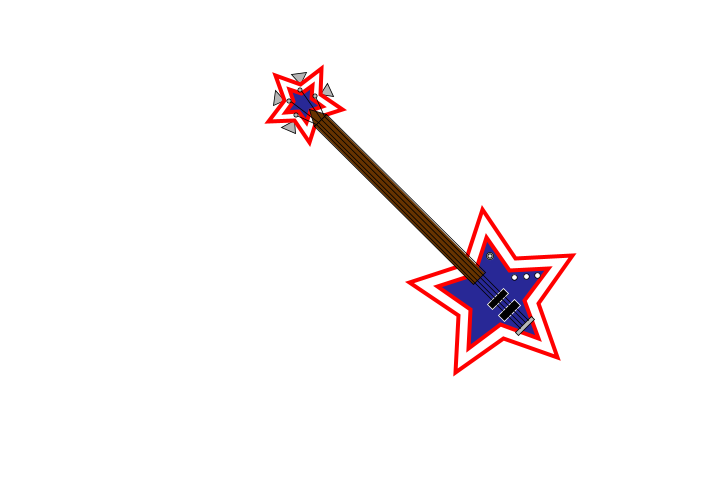
Frame 1 (no input)
Frame 60 (the mouse pressed at the canvas centre just before this capture): identical to frame 1, image omitted
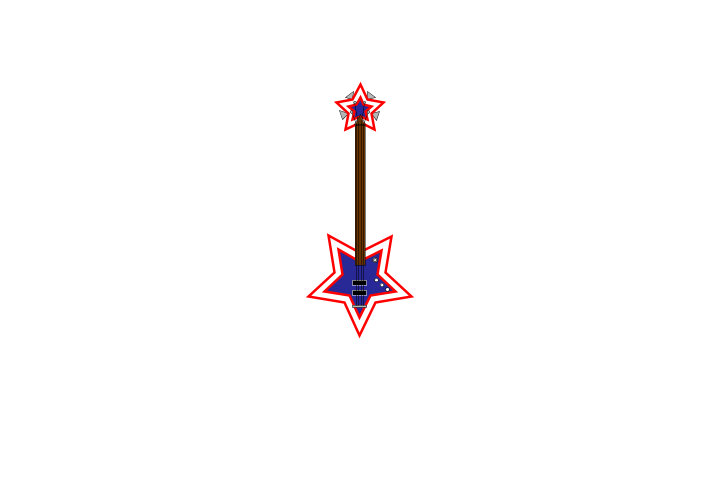
Frame 120 (the mouse held since frame 60 and released just before this capture)

The Processing sketch that drew these frames (run headless with seeded random() and noise(); from frame 60 on, the mouse is pressed at the canvas centre):

// Processing sketch: processing_160302
// ── processing_160302.pde

float rot = 0.0;
float sca = 0.0;

void setup() {
  size(720, 480);
}

void draw()
{
  background(255);
  rot = map(mouseX, 0, width, -PI/4, PI/4);
  sca = map(mouseY, height, 0, 0.5, 2);
  drawBass(rot, sca);
}

void drawBass(float rotation, float scaleY)

{

  translate(360, 160);
  scale(0.4);
 rotate(rotation);

  scale(scaleY);

  //tuning keys
  pushMatrix();
  translate(0, -100);
  stroke(0);
  fill(182);
  triangle(14, -20, 15, -36, 30, -25);
  triangle(23, 7, 39, 3, 33, 21);
  triangle(-23, 7, -40, 2, -34, 20);
  triangle(-14, -20, -13, -36, -28, -25);
  popMatrix();

  pushMatrix();
  translate(0, -100);
  //headstock star outer
  fill(255);
  stroke(255, 0, 0);
  strokeWeight(5);
  beginShape();
  vertex(0, -50);
  vertex(14, -20);
  vertex(47, -15);
  vertex(23, 7);
  vertex(29, 40);
  vertex(0, 25);
  vertex(-29, 40);
  vertex(-23, 7);
  vertex(-47, -15);
  vertex(-14, -20);
  endShape(CLOSE);

  //headstock star inner
  stroke(255, 0, 0);
  strokeWeight(5);
  beginShape();
  fill(40, 40, 150);
  vertex(0*0.5, -50*0.5);
  vertex(14*0.5, -20*0.5);
  vertex(47*0.5, -15*0.5);
  vertex(23*0.5, 7*0.5);
  vertex(29*0.5, 40*0.5);
  vertex(0*0.5, 25*0.5);
  vertex(-29*0.5, 40*0.5);
  vertex(-23*0.5, 7*0.5);
  vertex(-47*0.5, -15*0.5);
  vertex(-14*0.5, -20*0.5);
  endShape(CLOSE);
  popMatrix();
  //body star outer
  fill(255);
  pushMatrix();
  rotate(PI);
  translate(0, -240);
  stroke(255, 0, 0);
  strokeWeight(5);
  beginShape();
  vertex(0*2.2, -50*2.2);
  vertex(14*2.2, -20*2.2);
  vertex(47*2.2, -15*2.2);
  vertex(23*2.2, 7*2.2);
  vertex(29*2.2, 40*2.2);
  vertex(0*2.2, 25*2.2);
  vertex(-29*2.2, 40*2.2);
  vertex(-23*2.2, 7*2.2);
  vertex(-47*2.2, -15*2.2);
  vertex(-14*2.2, -20*2.2);
  endShape(CLOSE);
  //body star inner
  fill(40, 40, 150);
  beginShape();
  vertex(0*1.5, -50*1.5);
  vertex(14*1.5, -20*1.5);
  vertex(47*1.5, -15*1.5);
  vertex(23*1.5, 7*1.5);
  vertex(29*1.5, 40*1.5);
  vertex(0*1.5, 25*1.5);
  vertex(-29*1.5, 40*1.5);
  vertex(-23*1.5, 7*1.5);
  vertex(-47*1.5, -15*1.5);
  vertex(-14*1.5, -20*1.5);
  endShape(CLOSE);
  popMatrix();

  //neck
  pushMatrix();
  translate(0, 70);
  stroke(0);
  strokeWeight(1);
  fill(102, 51, 0);
  rectMode(CENTER);
  rect(0, 0, 20, 280);
  popMatrix();

  //bridge
  pushMatrix();
  translate(-15, 290);
  fill(182);
  rectMode(CORNER);
  rect(0, 0, 28, 5);
  popMatrix();

  //truss rod cover
  pushMatrix();
  translate(0, -90);
  fill(102, 51, 0);
  triangle(-10, 20, 10, 20, 0, 0);
  popMatrix();

  //pickups
  pushMatrix();
  translate(-15, 250);
  stroke(255);
  fill(0);
  rectMode(CORNER);
  rect(0, 10, 28, 10);
  rectMode(CORNER);
  rect(0, -10, 28, 10);
  popMatrix();

  //strings
  pushMatrix();
  translate(-7, 290);
  stroke(0);
  strokeWeight(1);
  line(0, 0, 0, -360);
  line(4, 0, 4, -360);
  line(9, 0, 9, -360);
  line(14, 0, 14, -360);

  line(0, -360, -10, -386);
  line(4, -360, -3, -405);
  line(9, -360, 16, -405);
  line(14, -360, 24, -386);

  popMatrix();

  //tuning peg trees
  pushMatrix();
  translate(-7, 290);
  stroke(0);
  strokeWeight(1);
  fill(182);
  ellipse(-10, -386, 5, 5);
  ellipse(-3, -405, 5, 5);
  ellipse(16, -405, 5, 5);
  ellipse(24, -386, 5, 5);
  popMatrix();


  //knobs
  pushMatrix();
  translate(33, 240);
  fill(255);
  ellipse(0, 0, 7, 7);
  ellipse(11, 10, 7, 7);
  ellipse(22, 19, 7, 7);
  popMatrix();

  //toggle
  pushMatrix();
  translate(30, 200);
  fill(182);
  ellipse(0, 0, 10, 10);
  fill(230);
  ellipse(0, 0, 5, 5);
  popMatrix();
}
